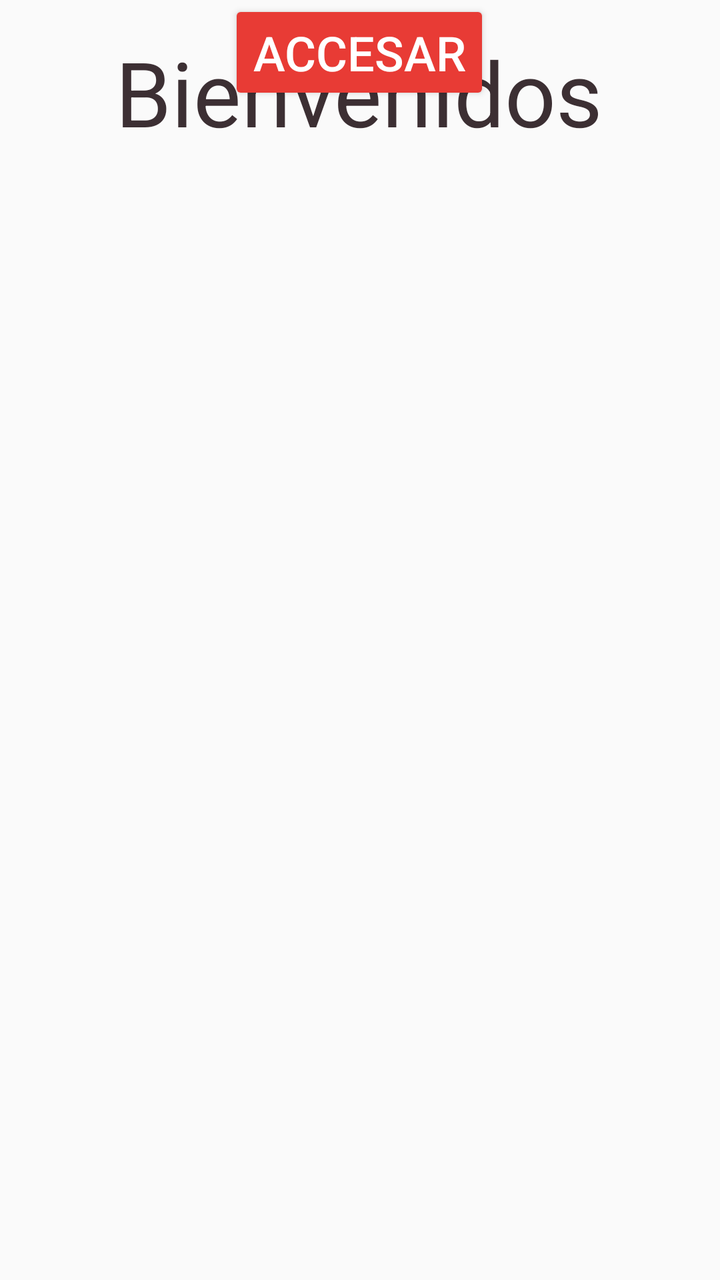
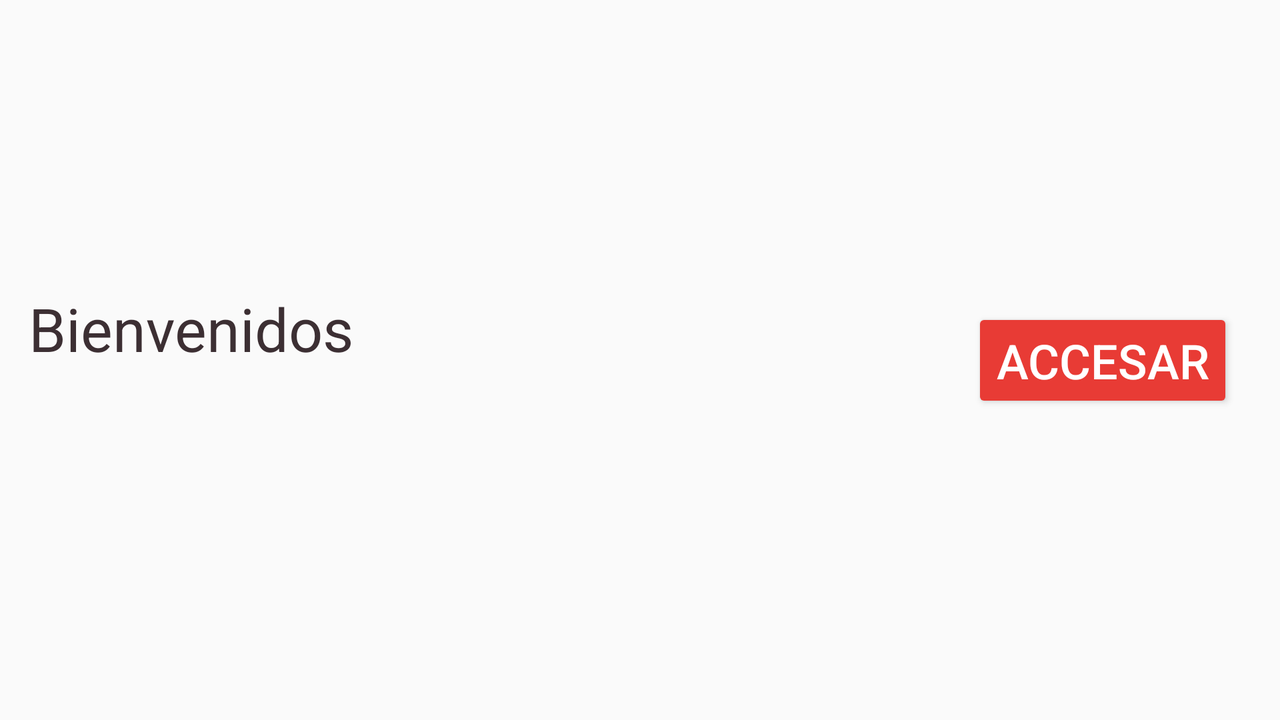

Compare how this app lays out the same screen by default and in its alternative resource folder. The renders come first, then the two layout files and the values they reference.
<!-- AndroidManifest.xml: application theme AppTheme -->
<!-- res/layout/activity_main.xml -->
<?xml version="1.0" encoding="utf-8"?>
<androidx.constraintlayout.widget.ConstraintLayout xmlns:android="http://schemas.android.com/apk/res/android"
    xmlns:app="http://schemas.android.com/apk/res-auto"
    xmlns:tools="http://schemas.android.com/tools"
    android:layout_width="match_parent"
    android:layout_height="match_parent"
    tools:context=".MainActivity">

    <ImageView
        android:id="@+id/imageView"
        android:layout_width="378dp"
        android:layout_height="569dp"
        app:layout_constraintBottom_toBottomOf="parent"
        app:layout_constraintEnd_toEndOf="parent"
        app:layout_constraintHorizontal_bias="0.484"
        app:layout_constraintStart_toStartOf="parent"
        app:layout_constraintTop_toTopOf="parent"
        app:layout_constraintVertical_bias="0.117"
        app:srcCompat="@drawable/puppylogo" />

    <TextView
        android:id="@+id/textView"
        android:layout_width="wrap_content"
        android:layout_height="wrap_content"
        android:layout_marginTop="16dp"
        android:text="Bienvenidos"
        android:textAppearance="@style/TextAppearance.AppCompat.Display2"
        android:textColor="@color/colortTextoTitulo"
        app:layout_constraintEnd_toEndOf="parent"
        app:layout_constraintHorizontal_bias="0.497"
        app:layout_constraintStart_toStartOf="parent"
        app:layout_constraintTop_toTopOf="parent" />

    <Button
        android:id="@+id/button"
        style="@style/Widget.AppCompat.Button.Colored"
        android:layout_width="wrap_content"
        android:layout_height="wrap_content"
        android:text="Accesar"
        android:textSize="24sp"
        app:layout_constraintEnd_toEndOf="parent"
        app:layout_constraintHorizontal_bias="0.498"
        app:layout_constraintStart_toStartOf="parent"
        tools:layout_editor_absoluteY="499dp" />

</androidx.constraintlayout.widget.ConstraintLayout>
<!-- resources referenced by this layout -->
<resources>
  <color name="colortTextoTitulo">#3C2F33</color>
  <style name="AppTheme" parent="Theme.AppCompat.Light.NoActionBar">
          
          <item name="colorPrimary">@color/colorPrimary</item>
          <item name="colorPrimaryDark">@color/colorPrimaryDark</item>
          <item name="colorAccent">@color/colorAccent</item>
          <item name="windowActionBar">false</item>
          <item name="windowNoTitle">true</item>
       </style>
  <color name="colorPrimary">#66DDE3</color>
  <color name="colorPrimaryDark">#479A9E</color>
  <color name="colorAccent">#E83B35</color>
</resources>
<!-- res/layout-land/activity_main.xml (the repository's variant of the layout above) -->
<!-- drawn on the phone turned sideways -->
<?xml version="1.0" encoding="utf-8"?>
<androidx.constraintlayout.widget.ConstraintLayout xmlns:android="http://schemas.android.com/apk/res/android"
    xmlns:app="http://schemas.android.com/apk/res-auto"
    xmlns:tools="http://schemas.android.com/tools"
    android:layout_width="match_parent"
    android:layout_height="match_parent"
    tools:context=".MainActivity">

    <ImageView
        android:id="@+id/imageView"
        android:layout_width="316dp"
        android:layout_height="420dp"
        app:layout_constraintBottom_toBottomOf="parent"
        app:layout_constraintEnd_toEndOf="parent"
        app:layout_constraintHorizontal_bias="0.513"
        app:layout_constraintStart_toStartOf="parent"
        app:layout_constraintTop_toTopOf="parent"
        app:srcCompat="@drawable/puppylogo" />

    <TextView
        android:id="@+id/textView"
        android:layout_width="wrap_content"
        android:layout_height="wrap_content"
        android:layout_marginTop="144dp"
        android:text="Bienvenidos"
        android:textAppearance="@style/TextAppearance.AppCompat.Display1"
        android:textColor="@color/colortTextoTitulo"
        android:textSize="30sp"
        app:layout_constraintEnd_toEndOf="parent"
        app:layout_constraintHorizontal_bias="0.03"
        app:layout_constraintStart_toStartOf="parent"
        app:layout_constraintTop_toTopOf="parent" />

    <Button
        android:id="@+id/button"
        style="@style/Widget.AppCompat.Button.Colored"
        android:layout_width="wrap_content"
        android:layout_height="wrap_content"
        android:text="Accesar"
        android:textSize="24sp"
        app:layout_constraintBottom_toBottomOf="parent"
        app:layout_constraintEnd_toEndOf="parent"
        app:layout_constraintHorizontal_bias="0.954"
        app:layout_constraintStart_toStartOf="parent"
        app:layout_constraintTop_toTopOf="parent" />

</androidx.constraintlayout.widget.ConstraintLayout>
